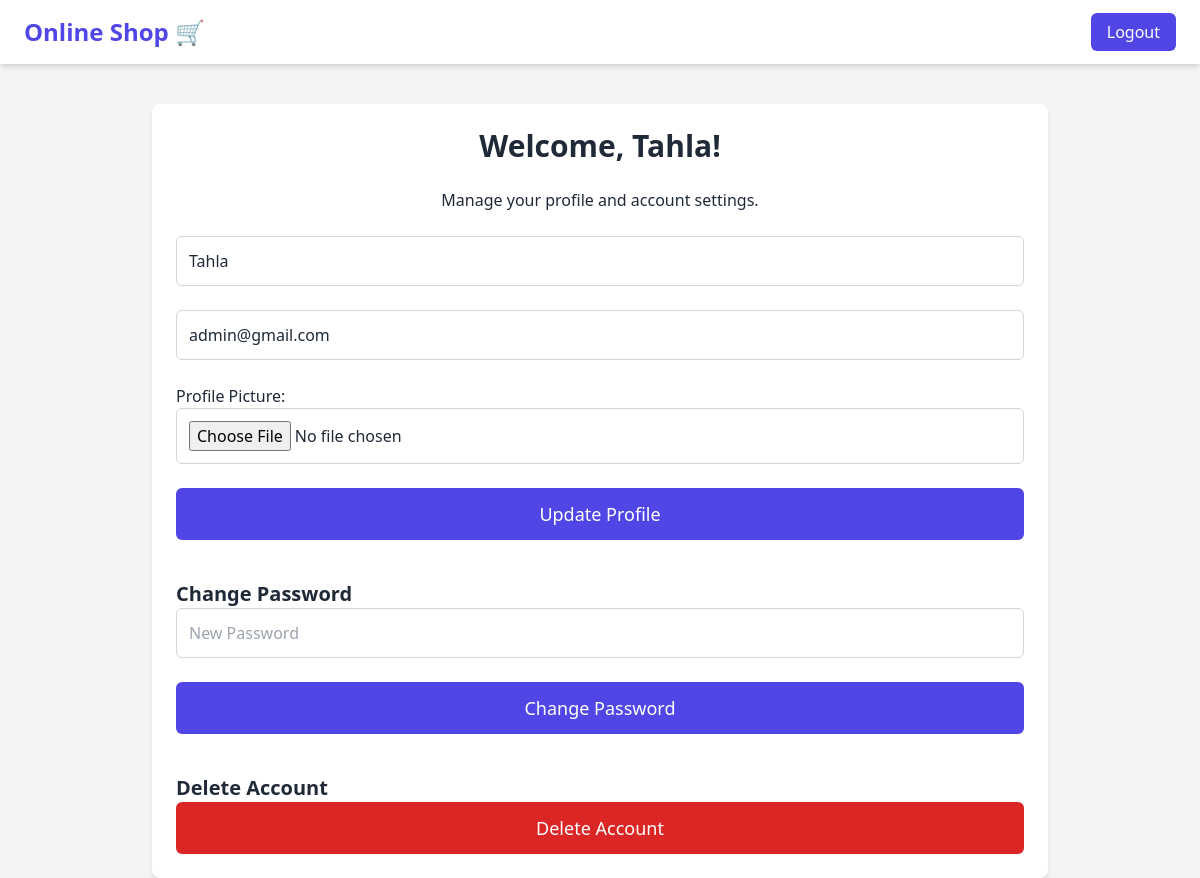
The app's page /profile.php (signed in) with its own data.
### tables this page shows
CREATE TABLE `users` (
  `id` int(11) NOT NULL,
  `full_name` varchar(100) NOT NULL,
  `email` varchar(100) NOT NULL,
  `password` varchar(255) NOT NULL,
  `role` enum('admin','user') NOT NULL DEFAULT 'user',
  `address` text NOT NULL,
  `profile_picture` varchar(255) DEFAULT 'profile_picture/default.jpg',
  `phone` varchar(20) NOT NULL,
  `created_at` timestamp NOT NULL DEFAULT current_timestamp()
);

### profile.php (the view, shortened to what this page needs)
<?php
include 'db_config.php';
$user_id = $_SESSION['user_id'];
$stmt = $conn->prepare("SELECT full_name, email, profile_picture, password FROM users WHERE id = ?");
$stmt->bind_param("i", $user_id);
$stmt->execute();
$result = $stmt->get_result();
$user = $result->fetch_assoc();
?>
<!DOCTYPE html>
<html lang="en">
<head>
    <script src="https://cdn.tailwindcss.com"></script>
</head>
<body class="bg-gray-100 text-gray-800">
    <header class="flex justify-between items-center px-6 py-4 bg-white shadow-md">
        <div class="text-2xl font-bold text-indigo-600">
            <a href="user_dashboard.php">Online Shop 🛒</a>
        </div>
        <div>
            <a href="logout.php" class="bg-indigo-600 text-white px-4 py-2 rounded-md hover:bg-indigo-700">Logout</a>
        </div>
    </header>
    <div class="container mx-auto p-6 mt-10 bg-white shadow-md rounded-lg max-w-4xl">
        <h1 class="text-3xl font-semibold text-center mb-6">Welcome,
            <?php echo htmlspecialchars($user['full_name'], ENT_QUOTES); ?>!</h1>
        <p class="text-center mb-6">Manage your profile and account settings.</p>
        <form method="POST" action="" enctype="multipart/form-data" class="space-y-6">
            <div class="form-group">
                <input type="text" name="name" value="<?php echo htmlspecialchars($user['full_name'], ENT_QUOTES); ?>"
                    required class="w-full p-3 border border-gray-300 rounded-md">
            </div>
            <div class="form-group">
                <input type="email" name="email" value="<?php echo htmlspecialchars($user['email'], ENT_QUOTES); ?>"
                    required class="w-full p-3 border border-gray-300 rounded-md">
            </div>
            <div class="form-group">
                <label for="profile_picture">Profile Picture:</label>
                <input type="file" name="profile_picture" class="w-full p-3 border border-gray-300 rounded-md">
            </div>
            <button type="submit" name="update_profile"
                class="w-full bg-indigo-600 text-white px-4 py-3 rounded-md text-lg hover:bg-indigo-700">Update
                Profile</button>
        </form>
        <h2 class="text-xl font-semibold mt-10">Change Password</h2>
        <form method="POST" action="" class="space-y-6">
            <div class="form-group">
                <input type="password" name="new_password" placeholder="New Password" required
                    class="w-full p-3 border border-gray-300 rounded-md">
            </div>
            <button type="submit" name="change_password"
                class="w-full bg-indigo-600 text-white px-4 py-3 rounded-md text-lg hover:bg-indigo-700">Change
                Password</button>
        </form>
        <h2 class="text-xl font-semibold mt-10">Delete Account</h2>
        <form method="POST" action="">
            <button type="submit" name="delete_account"
                class="w-full bg-red-600 text-white px-4 py-3 rounded-md text-lg hover:bg-red-700"
                onclick="return confirm('Are you sure? This action cannot be undone!')">Delete Account</button>
        </form>
    </div>
</body>
</html>

### records on screen
users: full_name "Tahla", name "Tahla", email "admin@gmail.com"
